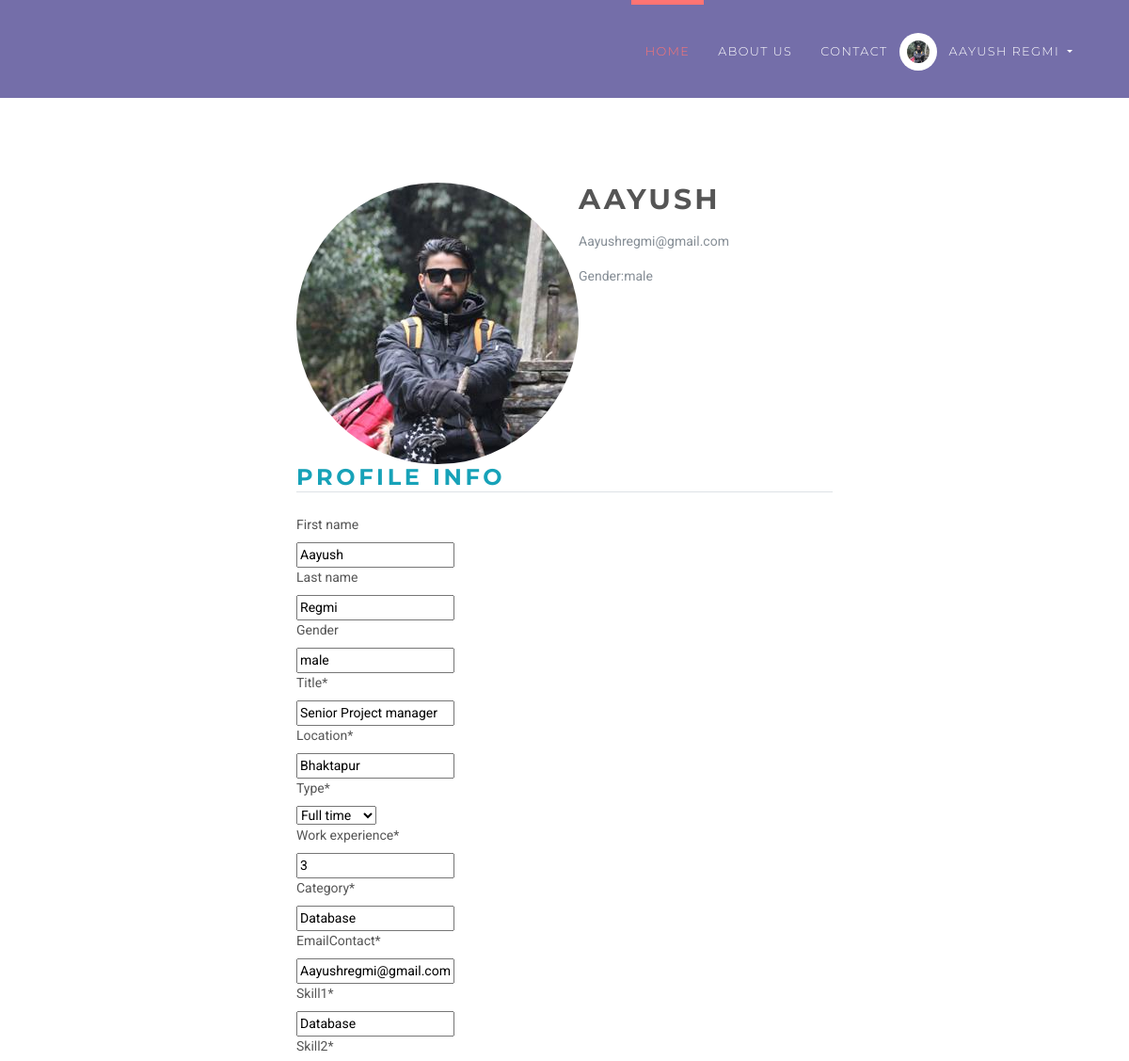
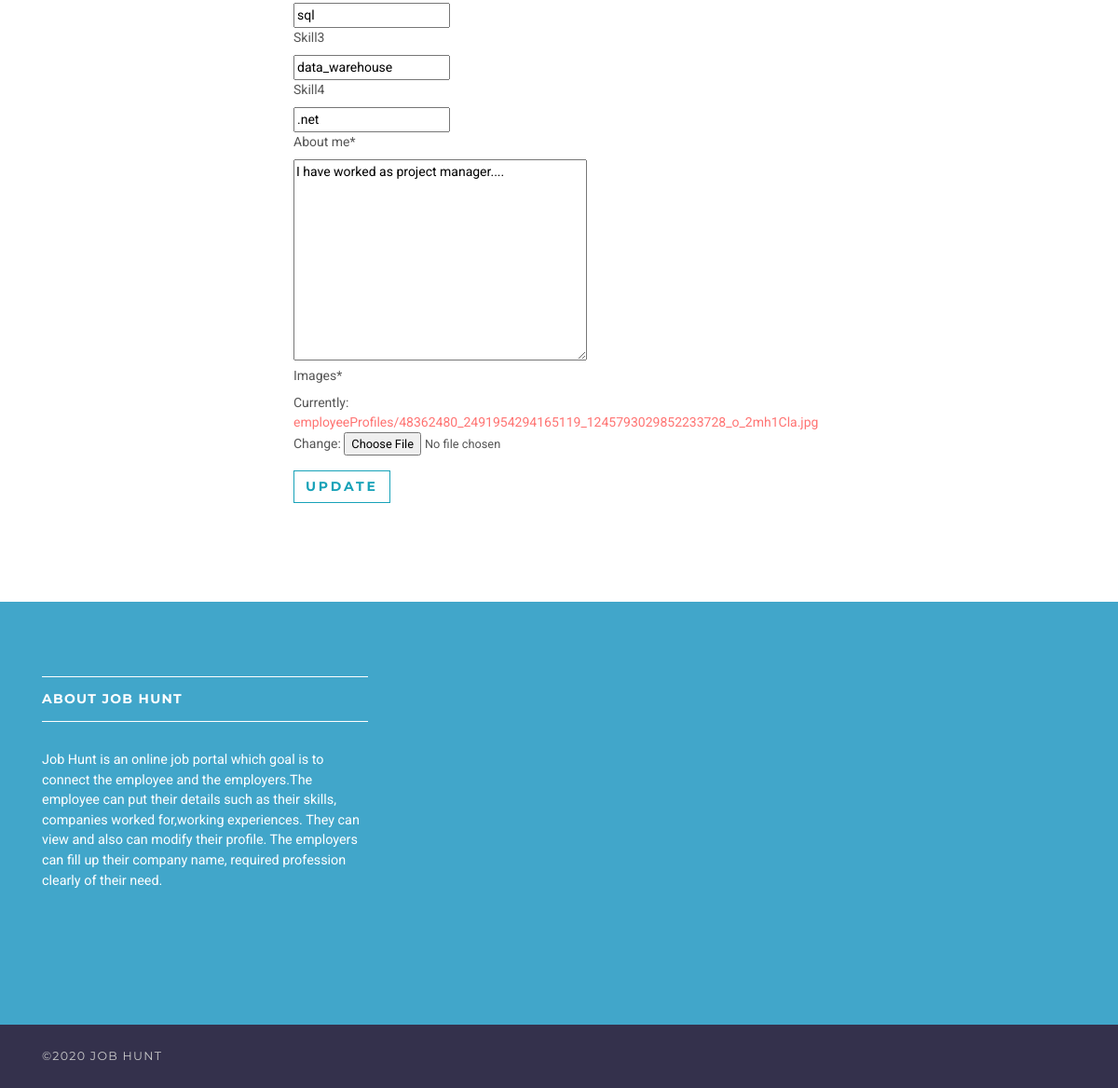
The app's page /employee/profile (signed in) with its own data (2 pictures, top to bottom).
### jobsapp/models.py (models this page shows, shortened)
class User(AbstractUser):
    username = None
    role = models.CharField(max_length=12, error_messages={
        'required': "Role must be provided"
    })
    gender = models.CharField(max_length=10, blank=True, null=True, default="")
    email = models.EmailField(unique=True, blank=False,
                              error_messages={
                                  'unique': "A user with that email already exists.",
                              })
    USERNAME_FIELD = "email"
    REQUIRED_FIELDS = []
    objects = UserManager()

class Profile(models.Model):
    user = models.OneToOneField(User, on_delete=models.CASCADE)
    title = models.CharField(max_length=300)
    location = models.CharField(max_length=150)
    type = models.CharField(choices=JOB_TYPE, max_length=10)
    work_experience = models.IntegerField(default=0)
    category = models.CharField(max_length=100)
    emailContact = models.CharField(max_length=100, default="")
    skill1 = models.CharField(max_length=100)
    skill2 = models.CharField(max_length=100)
    skill3 = models.CharField(max_length=100, blank=True)
    skill4 = models.CharField(max_length=100, blank=True)
    about_me = models.TextField()
    images = models.ImageField(upload_to='employeeProfiles', default='default.jpg')

### jobsapp/views/employee.py (the view)
# urls.py: path('employee/profile',employee.profile, name = 'employee-profile'),
@login_required(login_url=reverse_lazy('jobs:login'))
def profile(request):
    try:
        profile = request.user.profile
    except Profile.DoesNotExist:
        profile = Profile(user=request.user)
    if request.method == 'POST':
        u_form = UserUpdateForm(request.POST, instance=request.user)
        p_form = ProfileUpdateForm(request.POST,
                                   request.FILES,
                                   instance=request.user.profile)
        if u_form.is_valid() and p_form.is_valid():
            u_form.save()
            p_form.save()
            messages.success(request, 'Your account has been updated!')
            return redirect('jobs:employee-profile')
    else:
        u_form = UserUpdateForm(instance=request.user)
        p_form = ProfileUpdateForm(instance=request.user.profile)
    context = {
        'u_form': u_form,
        'p_form': p_form
    }
    return render(request, 'jobs/employee/profile.html', context)

### jobsapp/forms.py
class UserUpdateForm(forms.ModelForm):
    class Meta:
        model = User
        fields = ['first_name', 'last_name', 'gender']

class ProfileUpdateForm(forms.ModelForm):
    class Meta:
        model = Profile
        fields = ['title', 'location', 'type', 'work_experience', 'category', 'emailContact', 'skill1', 'skill2',
                  'skill3', 'skill4', 'about_me', 'images']

### templates/jobs/employee/profile.html (shortened to what this page needs)
{% extends 'base.html' %}
{% load static %}
{% load crispy_forms_tags %}
{% load is_already_applied %}
{% block content %}
    <section>
        <div class="col-lg-6 offset-3">
    <div class="content-section">
      <div class="media">
        <img class="rounded-circle account-img" src="{{ user.profile.images.url }}">
        <div class="media-body">
          <h2 class="account-heading">{{ user.first_name }}</h2>
          <p class="text-secondary">{{ user.email }}</p>
            <p class="text-secondary">  Gender:{{ user.gender }}</p>
        </div>
      </div>
      <form method="POST" enctype="multipart/form-data">
          <fieldset class="form-group">
              <h1 class="text-info">
                  <legend class="border-bottom mb-4">Profile Info</legend></h1>
              {{ u_form|crispy}}
              {{ p_form|crispy}}
          </fieldset>
          <div class="form-group">
              <button class="btn btn-outline-info" type="submit">Update</button>
          </div>
      </form>
    </div>
        </div>
    </section>
{% endblock content %}

### templates/base.html (shortened to what this page needs)
{% load static %}
<!DOCTYPE html>
<html>
<head>
    <link rel="stylesheet"
          href="{% static 'vendor/bootstrap/css/bootstrap.min.css' %}">
    <link rel="stylesheet"
          href="{% static 'vendor/font-awesome/css/font-awesome.min.css' %}">
    <link rel="stylesheet"
          href="{% static 'vendor/owl.carousel/assets/owl.carousel.css' %}">
    <link rel="stylesheet"
          href="{% static 'vendor/owl.carousel/assets/owl.theme.default.css' %}">
    <link rel="stylesheet" href="{% static 'css/style.default.css' %}"
          id="theme-stylesheet">
    <link rel="stylesheet" href="{% static 'css/custom.css' %}">
</head>
<body>
<header class="header">
    <nav class="navbar navbar-expand-lg">
        <div class="container">
            <div id="navbarSupportedContent" class="collapse navbar-collapse">
                <ul class="navbar-nav ml-auto">
                    <li class="nav-item active">
                        <a href="/" class="nav-link">Home <span class="sr-only">(current)</span></a>
                    </li>
                    <li class="nav-item">
                        <a href="#" class="nav-link">About Us</a>
                    </li>
                    <li class="nav-item">
                        <a href="#" class="nav-link">Contact</a>
                    </li>
                    {% if request.user.is_authenticated and request.user.role == 'employer' %}
                        <li class="nav-item dropdown">
                            <a id="clientZone" href="#" data-toggle="dropdown"
                               aria-haspopup="true" aria-expanded="false"
                               class="nav-link dropdown-toggle has-img mb-3 mb-lg-0 mt-3 mt-lg-0">
                                <div class="client-menu-image">
                                    <div class="inner">
                                        <img src="{% static 'img/avatar.png' %}"
                                             alt="company image"
                                             class="img-fluid">
                                    </div>
                                </div>
                                {% if request.user.role == 'employee' %}
                                    {{ request.user.first_name }} {{ request.user.last_name }}
                                {% else %}
                                    {{ request.user.first_name }}
                                {% endif %}
                            </a>
                            <div aria-labelledby="clientZone" class="dropdown-menu">
                                <a href="{% url 'jobs:employer-dashboard' %}" class="dropdown-item">Dashboard</a>
                                <a href="{% url 'jobs:employer-all-applicants' %}" class="dropdown-item">Applicants </a>
                                <a href="{% url 'jobs:employer-jobs-create' %}" class="dropdown-item">Post a new
                                    job </a>
                                <a href="{% url 'jobs:logout' %}" class="dropdown-item">Logout</a>
                            </div>
                        </li>
                    {% elif request.user.is_authenticated and request.user.role == 'employee' %}
                        <li class="nav-item dropdown">
                            <a id="clientZone" href="#" data-toggle="dropdown"
                               aria-haspopup="true" aria-expanded="false"
                               class="nav-link dropdown-toggle has-img mb-3 mb-lg-0 mt-3 mt-lg-0">
                                <div class="client-menu-image">
                                    <div class="inner">
                                        <img class="rounded-circle account-img" src="{{ user.profile.images.url }}"
                                             alt="company image"
                                             class="img-fluid">
                                    </div>
                                </div>
                                {% if request.user.role == 'employee' %}
                                    {{ request.user.first_name }} {{ request.user.last_name }}
                                {% else %}
                                    {{ request.user.first_name }}
                                {% endif %}
                            </a>
                        </li>
                    {% endif %}
                </ul>
            </div>
        </div>
    </nav>
</header>
<div>
    {% block content %} {% endblock %}
</div>
<footer class="footer">
    <div class="footer__block">
        <div class="container">
            <div class="row">
                <div class="col-lg-4 col-md-12 mb-5">
                    <h4 class="h5">About Job Hunt</h4>
                    <p> Job Hunt is an online job portal which goal is to connect the employee and the employers.The employee can put their details such as their skills, companies worked for,working experiences.
                        They can view and also can modify their profile. The employers can fill up their company name, required profession clearly of their need.</p>
                </div>
            </div>
        </div>
    </div>
    <div class="footer__copyright">
        <div class="container">
            <div class="row">
                <div class="col-md-6 text-md-left text-center">
                    <p>&copy;2020 Job Hunt</p>
                </div>
            </div>
        </div>
    </div>
</footer>
</body>
</html>

### static/css/style.default.css (style rules this page uses)
html { height:100% }
body { height:100% }
header { z-index:1000 }
section { position:relative;padding-top:90px;padding-bottom:90px }
button { cursor:pointer }
a,button { -webkit-transition:all .2s ease-out;transition:all .2s ease-out }
input[type='file'] { font-size:0.8rem }
.header { width:100% }
.navbar { text-transform:uppercase;letter-spacing:0.1em;background:#746EA9;padding-top:0 !important;padding-bottom:0 !important }
.navbar a { font-family:"Montserrat",Helvetica,Arial,sans-serif }
.navbar ul.navbar-nav>li>a:not(.navbar-btn) { color:#fff;font-weight:300;font-family:"Montserrat",Helvetica,Arial,sans-serif;font-size:0.8rem }
@media (min-width: 992px) { .navbar ul.navbar-nav>li>a:not(.navbar-btn) { border-top:5px solid transparent;padding:40px 15px !important;color:#fff;font-weight:300 } }
@media (min-width: 992px) { .navbar ul.navbar-nav>li.active>a,.navbar ul.navbar-nav>li.show>a { text-decoration:none !important;border-top-color:#ff7473;color:#ff7473 } }
#clientZone.has-img { position:relative;padding-left:50px !important;border-color:transparent !important }
.client-menu-image { display:inline-block;width:40px;height:40px;line-height:50px;-ms-flex-line-pack:center;align-content:center;border-radius:50%;background:#fff;position:absolute;top:50%;left:-3px;-webkit-transform:translateY(-50%);transform:translateY(-50%) }
.client-menu-image .inner { width:100%;height:100%;display:-webkit-box;display:-ms-flexbox;display:flex;-webkit-box-align:center;-ms-flex-align:center;align-items:center;-webkit-box-pack:center;-ms-flex-pack:center;justify-content:center }
.client-menu-image img { width:60% }
.footer__block { background:#41A6CA;padding:80px 0 }
.footer__block h4 { border-top:solid 1px #fff;border-bottom:solid 1px #fff;padding:15px 0;margin-bottom:30px;color:#fff;text-transform:uppercase;letter-spacing:0.08rem }
.footer__block p { color:#fff;font-size:0.9rem }
.footer__copyright { background:#34314c;color:#ccc;padding:20px 0;font-size:.7875rem;line-height:28px;font-family:"Montserrat",Helvetica,Arial,sans-serif;text-transform:uppercase;letter-spacing:0.1em }
.footer__copyright p { margin:0 }
.navbar { padding:.5rem 1rem }
.btn { font-weight:700;font-family:"Montserrat",Helvetica,Arial,sans-serif;border:1px solid transparent;text-transform:uppercase;letter-spacing:0.2em;padding:.375rem .75rem;font-size:.875rem;line-height:1.5;border-radius:0;-webkit-transition:background-color 0.15s ease-in-out,border-color 0.15s ease-in-out,-webkit-box-shadow 0.15s ease-in-out;transition:background-color 0.15s ease-in-out,border-color 0.15s ease-in-out,-webkit-box-shadow 0.15s ease-in-out;transition:background-color 0.15s ease-in-out,border-color 0.15s ease-in-out,box-shadow 0.15s ease-in-out;transition:background-color 0.15s ease-in-out,border-color 0.15s ease-in-out,box-shadow 0.15s ease-in-out,-webkit-box-shadow 0.15s ease-in-out }
.btn-outline-info { color:#17a2b8;background-color:transparent;background-image:none;border-color:#17a2b8 }
body { font-family:"Roboto",Helvetica,Arial,sans-serif;font-size:.875rem;font-weight:400;line-height:1.5;color:#555;background-color:#fff }
a { color:#ff7473;text-decoration:none }
h1,h2,h3,h4,h5,h6,.h1,.h2,.h3,.h4,.box-simple h3,.box-image .name h3,.box-image-text .top .name h3,.box-image-text .top .name h4,.h5,.h6 { margin-bottom:1rem;font-family:"Montserrat",Helvetica,Arial,sans-serif;font-weight:700;line-height:1.2;color:#555;text-transform:uppercase;letter-spacing:0.1em }
h1,.h1 { font-size:2.275rem }
h2,.h2 { font-size:1.88125rem }
h4,.h4,.box-simple h3,.box-image .name h3,.box-image-text .top .name h3,.box-image-text .top .name h4 { font-size:1.0675rem }
h5,.h5 { font-size:.875rem }
.text-secondary { color:#868e96 !important }
.text-info { color:#17a2b8 !important }

### records on screen
User: profile.images (picture), user.first_name "AAYUSH", user.last_name "REGMI", first_name "AAYUSH", email "Aayushregmi@gmail.com", gender "male", first_name "Aayush", last_name "Regmi"
Profile: title "Senior Project manager", location "Bhaktapur", type "Full time", work_experience "3", category "Database", emailContact "Aayushregmi@gmail.com", skill1 "Database", skill2 "sql", skill3 "data_warehouse", skill4 ".net", about_me "I have worked as project manager...."
